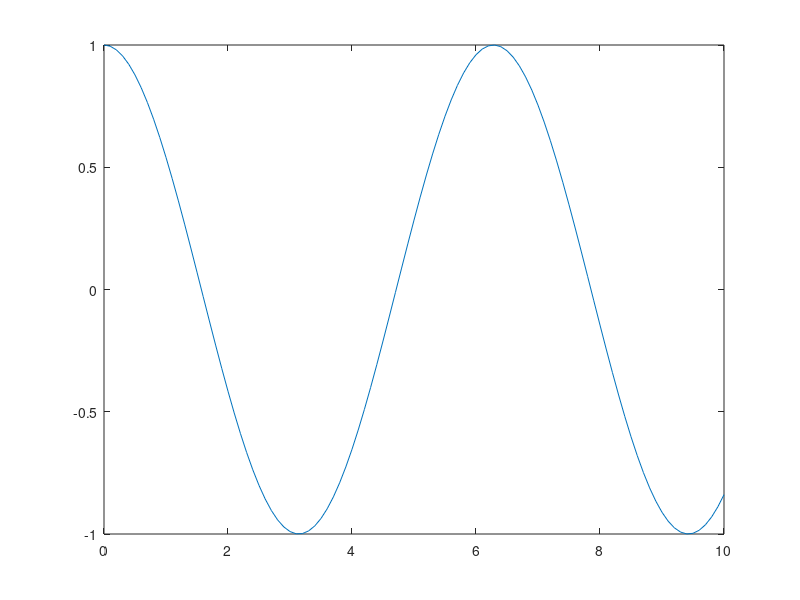

Source code (MATLAB):
% Intro to Matlab
%
% David Larson
%
% IDEA Center, UC San Diego


%% Basic math operations
%
% + = addition
% - = subtraction
% * = multiplication
% / = division
% ^ = power
%

2 + 2

% NOTE: you can suppress output using a semi-colon
2 + 2;

%% Variables
% 
% Variables can be assigned (like in any other programming language) using
% an equal sign
%

x = 5;


%% Vectors
%
% Creating vectors is fairly straight-forward.
%

% variable = [start:step size:end]
a = [0:1:5];

% can also create vectors with a specific number of elements using linspace
% variable = linspace(start, end, number of elements)


%% Vector operations
%
% To perform a vector operation (e.g. multiply the elements of two
% vectors), place a period in front of a math operation.
%

% create two vectors of equal length
a = [0:1:5];
b = [0:1:5];

% multiply the two vectors element-by-element
c = a .* b;

% you can also add, subtract, etc.


%% Plotting
%
% Matlab has built-in plotting functionality and includes most common
% plotting methods (e.g. scatter plot, box plot, etc.).
%

% plot two vectors
x = [0:0.1:10];
y = cos(x);
plot(x, y)

% you can modify the plots manually using Tools >> Edit Plot or you can
% specify your revisions in the code. Example:
%
% set the x-axis label
%xlabel('x')
